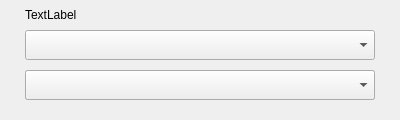
<?xml version="1.0" encoding="UTF-8"?>
<ui version="4.0">
 <class>Form</class>
 <widget class="QWidget" name="Form">
  <property name="geometry">
   <rect>
    <x>0</x>
    <y>0</y>
    <width>400</width>
    <height>120</height>
   </rect>
  </property>
  <property name="minimumSize">
   <size>
    <width>400</width>
    <height>120</height>
   </size>
  </property>
  <property name="maximumSize">
   <size>
    <width>400</width>
    <height>120</height>
   </size>
  </property>
  <property name="windowTitle">
   <string>Form</string>
  </property>
  <widget class="QLabel" name="deviceLabel">
   <property name="geometry">
    <rect>
     <x>25</x>
     <y>5</y>
     <width>350</width>
     <height>20</height>
    </rect>
   </property>
   <property name="text">
    <string>TextLabel</string>
   </property>
  </widget>
  <widget class="QComboBox" name="deviceComboBox">
   <property name="geometry">
    <rect>
     <x>25</x>
     <y>30</y>
     <width>350</width>
     <height>30</height>
    </rect>
   </property>
  </widget>
  <widget class="QPushButton" name="selectRegionPushButton">
   <property name="geometry">
    <rect>
     <x>25</x>
     <y>70</y>
     <width>350</width>
     <height>30</height>
    </rect>
   </property>
   <property name="text">
    <string>PushButton</string>
   </property>
  </widget>
  <widget class="QComboBox" name="resolutionComboBox">
   <property name="geometry">
    <rect>
     <x>25</x>
     <y>70</y>
     <width>350</width>
     <height>30</height>
    </rect>
   </property>
  </widget>
 </widget>
 <resources/>
 <connections/>
</ui>
